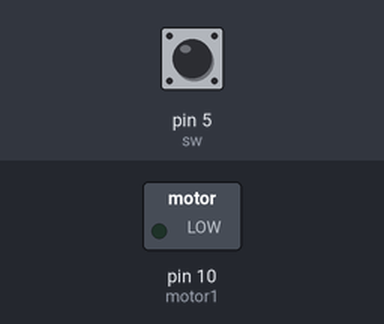
This sketch was run on a simulated Arduino Uno, built with avr-gcc and run on an emulated ATmega328P. On the bench: switched loads named in the sketch (green lamp = pin HIGH). Inputs (shaded band) come from the test bench; at power-on: pin 5 (sw) HIGH.

Above: at 1.2 s.
1.3 s: pin 5 (sw) pulled LOW for 0.15 s
At 1.37 s:
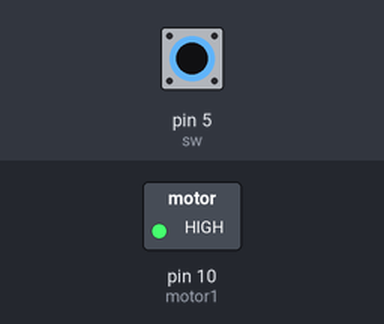
2.9 s: pin 5 (sw) pulled LOW for 3.2 s
At 7.1 s:
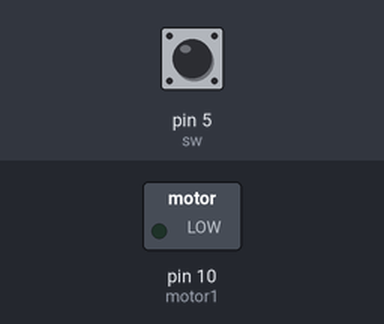
Timing chart, 0 to 8.6 s (numbered marks = the images above; inputs shaded):
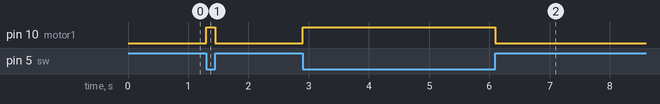

Measured:
- after the input at 1.3 s, pin 10 (motor1): LOW → HIGH at once, → LOW 0.15 s later
- after the input at 2.9 s, pin 10 (motor1): LOW → HIGH at once, → LOW 3.2 s later

The sketch:

step2.ino
```cpp
int motor1 = 10; //모터 10번핀으로 제어
int sw = 5; //스위치 5번핀으로 제어

void setup()  {
  pinMode(motor1, OUTPUT);
  pinMode(sw, INPUT_PULLUP); //스위치사용/sw를 인풋_풀업
}

void loop()  {
  if (digitalRead(sw) == LOW) //스위치 눌렀을때
    digitalWrite(motor1 , HIGH); //모터 작동
  else
    digitalWrite(motor1 , LOW); //스위치 안누르면 모터 멈춤
}
```
